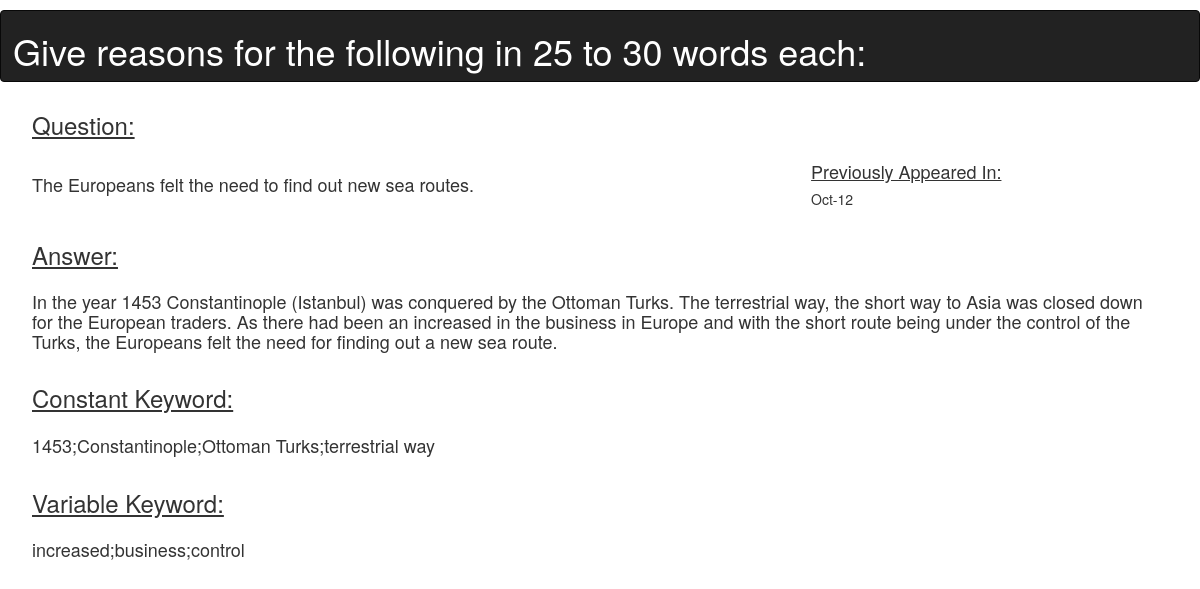
Page /moderator/g17/ on the committed database.
### moderator/models.py (models this page shows, shortened)
class Question(models.Model):
    q = models.CharField(max_length=25)
    question = models.CharField(max_length=1000)
    prev_ppr = models.CharField(max_length=25, blank=True, null=True)
    options = models.CharField(max_length=500, blank=True, null=True)
    answer = models.CharField(max_length=5000)
    c_ky = models.CharField(max_length=500, blank=True, null=True)
    v_ky = models.CharField(max_length=500, blank=True, null=True)

### moderator/views.py (the view)
# urls.py: url(r'^g(?P<pk>[0-9]+)/$', views.GiveReasonDetailView.as_view(), name='give_reason_detail'),
class GiveReasonDetailView(generic.DetailView):
    model = Question
    template_name = 'moderator/give_reason_detail.html'

### moderator/templates/moderator/give_reason_detail.html (shortened to what this page needs)
{% load static %}
<!DOCTYPE html>
<html lang="en">
    <head>
        <link href="{% static 'css/bootstrap.min.css' %}" rel="stylesheet">
        <link rel="stylesheet" href="{% static 'css/sweetalert.css' %}" type="text/css">
        <link rel="stylesheet" href="{% static 'css/style8.css' %}">
    </head>
    <body>
    {% block content %}
        <nav class="navbar navbar-inverse">
            <div class="container_left">
                <h1 style="padding-left: 12px;">Give reasons for the following in 25 to 30 words each:</h1>
            </div>
        </nav>
        <br><br><br><br>
        <table width="95%" align="center">
            <tr>
                <td>
                    <h3><u>Question:</u></h3>
                </td>
                <td></td>
                <td></td>
            </tr>
            <tr>
                <td>
                    <h4>{{ question.question }}</h4>
                </td>
                <td></td>
                <td>
                    <h4><u>Previously Appeared In:</u></h4>
                    <h5>{{ question.prev_ppr }}</h5>
                </td>
            </tr>
            <tr>
                <td><h3><u>Answer:</u></h3></td>
            </tr>
            <tr>
                <td colspan="3"><h4>{{ question.answer }}</h4></td>
            </tr>
            <tr>
                <td><h3><u>Constant Keyword:</u></h3></td>
            </tr>
            <tr>
                <td colspan="3"><h4>{{ question.c_ky }}</h4></td>
            </tr>
            <tr>
                <td><h3><u>Variable Keyword:</u></h3></td>
            </tr>
            <tr>
                <td colspan="3"><h4>{{ question.v_ky }}</h4></td>
            </tr>
        </table>
    <br>
    {% endblock %}
    </body>
</html>

### student/static/css/style8.css (style rules this page uses)
table { vertical-align:middle; }
h1,h2 { color: white; }
.navbar { position:fixed; z-index: 100; width: 100%; }
td { padding: 2px; }
.container_left { float: left; }

### rows in the picture
Question: question "The Europeans felt the need to find out new sea routes.", prev_ppr "Oct-12", answer "In the year 1453 Constantinople (Istanbul) was conquered by the Ottoman Turks. The terrestrial way, the short way to Asia was closed down for the European traders. As there had been an increased in the business in Europe and with the short route being under the control of the Turks, the Europeans felt the need for finding out a new sea route.", c_ky "1453;Constantinople;Ottoman Turks;terrestrial way", v_ky "increased;business;control"
